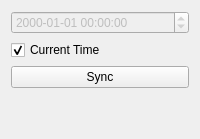
                                                                                                                         <widget class="QWidget" name="Time">
                                                                                                                                     <property name="layoutDirection">
                                                                                                                                             <enum>Qt::LeftToRight</enum>
                                                                                                                                             </property>
                                                                                                                                             <attribute name="title">
                                                                                                                                                     <string>Time</string>
                                                                                                                                                     </attribute>
                                                                                                                                                     <layout class="QVBoxLayout" name="verticalLayout_2">
                                                                                                                                                             <item>
                                                                                                                                                             <widget class="QDateTimeEdit" name="Time_dateTimeEdit">
                                                                                                                                                                     <property name="enabled">
                                                                                                                                                                             <bool>false</bool>
                                                                                                                                                                             </property>
                                                                                                                                                                             <property name="displayFormat">
                                                                                                                                                                                     <string>yyyy-MM-dd HH:mm:ss</string>
                                                                                                                                                                                     </property>
                                                                                                                                                                                     </widget>
                                                                                                                                                                                     </item>
                                                                                                                                                                                     <item>
                                                                                                                                                                                     <widget class="QCheckBox" name="Time_checkBox">
                                                                                                                                                                                             <property name="text">
                                                                                                                                                                                                     <string>Current Time</string>
                                                                                                                                                                                                     </property>
                                                                                                                                                                                                     <property name="checked">
                                                                                                                                                                                                             <bool>true</bool>
                                                                                                                                                                                                             </property>
                                                                                                                                                                                                             </widget>
                                                                                                                                                                                                             </item>
                                                                                                                                                                                                             <item>
                                                                                                                                                                                                             <widget class="QPushButton" name="Time_pushButton">
                                                                                                                                                                                                                     <property name="text">
                                                                                                                                                                                                                             <string>Sync</string>
                                                                                                                                                                                                                             </property>
                                                                                                                                                                                                                             </widget>
                                                                                                                                                                                                                             </item>
                                                                                                                                                                                                                             <item>
                                                                                                                                                                                                                             <spacer name="verticalSpacer">
                                                                                                                                                                                                                                     <property name="orientation">
                                                                                                                                                                                                                                             <enum>Qt::Vertical</enum>
                                                                                                                                                                                                                                             </property>
                                                                                                                                                                                                                                             <property name="sizeHint" stdset="0">
                                                                                                                                                                                                                                                     <size>
                                                                                                                                                                                                                                                     <width>20</width>
                                                                                                                                                                                                                                                     <height>40</height>
                                                                                                                                                                                                                                                     </size>
                                                                                                                                                                                                                                                     </property>
                                                                                                                                                                                                                                                     </spacer>
                                                                                                                                                                                                                                                     </item>
                                                                                                                                                                                                                                                     </layout>
                                                                                                                                                                                                                                                     </widget>
